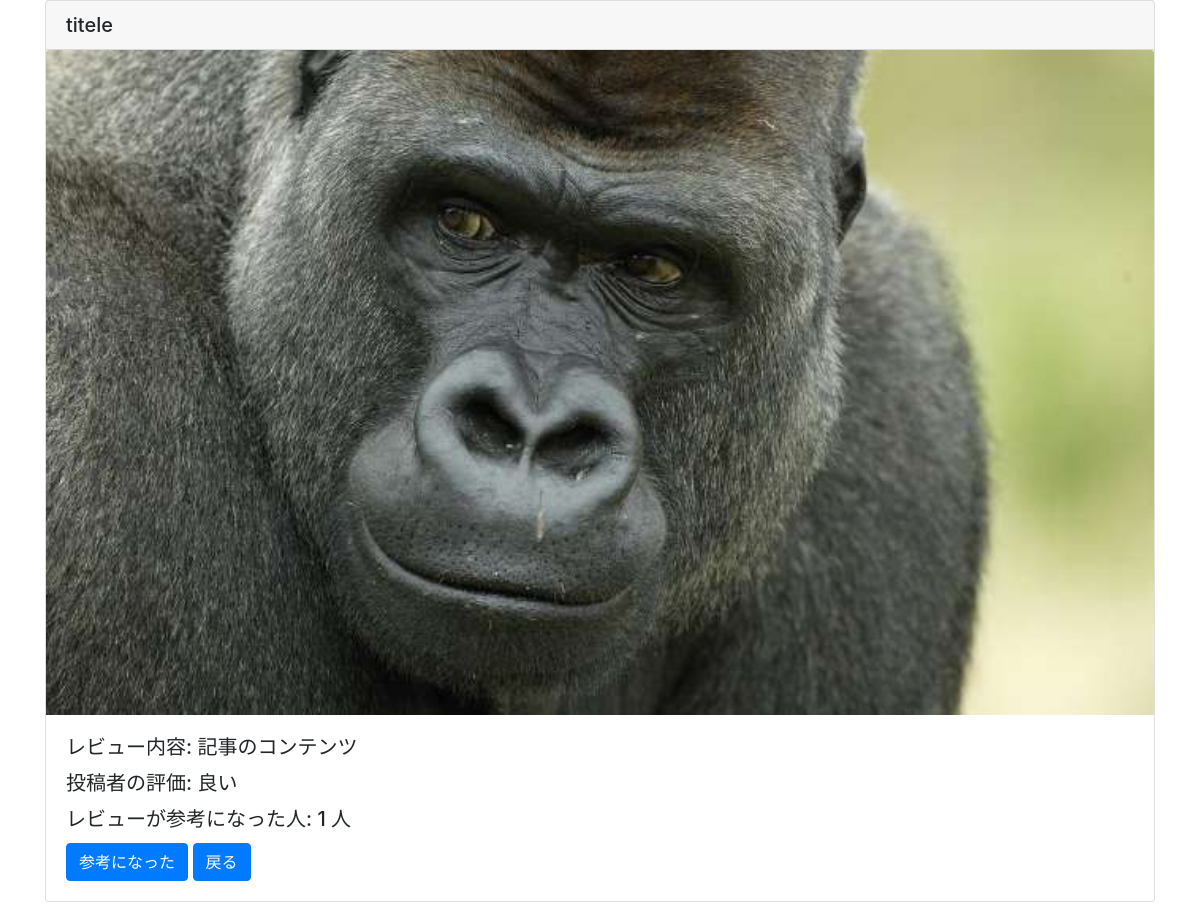
Page /detail/1/ on the earlier database version.
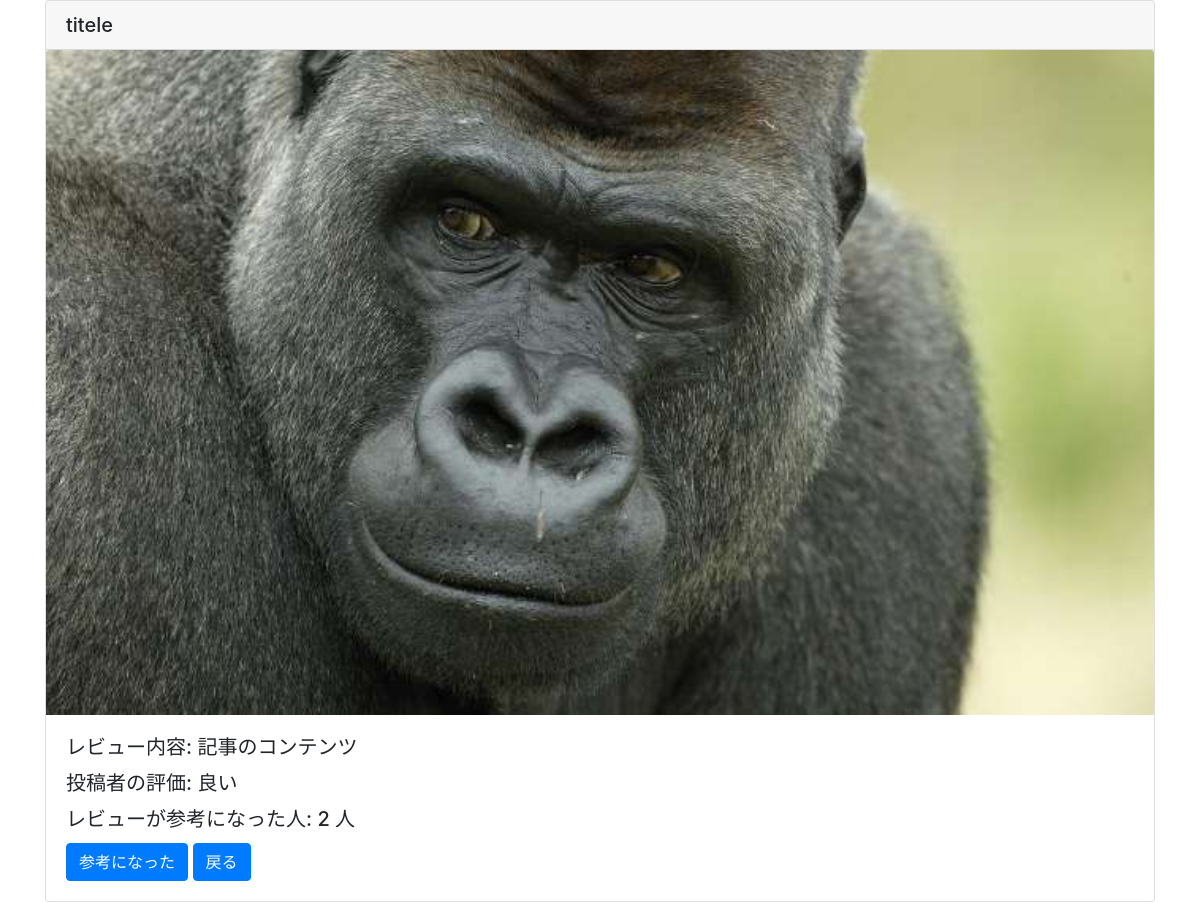
Same page on the later database version.
### reviewpost/models.py (models this page shows)
class ReviewModel(models.Model):
    title = models.CharField(max_length=100)
    content = models.TextField()
    author = models.ForeignKey(User , on_delete=models.CASCADE)
    images = models.ImageField(upload_to='')
    useful_review = models.IntegerField(null = True , blank = True , default=0)
    useful_review_record = models.TextField()
    evaluation = models.CharField(max_length=10 ,choices= EVALUATION_CHOICES)

### reviewpost/views.py (the view)
# urls.py: path('detail/<int:pk>/' , detailview , name ='detail'),
def detailview(request ,pk):
    object = ReviewModel.objects.get(pk =pk)
    return render(request, 'detail.html',{'object':object})

### templates/detail.html (shortened to what this page needs)
{%extends 'base.html'%}
{% load static %}
{% block    header%}
<link rel = 'stylesheet' type="text/css" href="{% static 'style.css' %}">
{% endblock header%}
{% block content%}
<div class="container">
    <div class="card" >
        <h5 class="card-header">{{object.title}} </h5>
        <img src= '{{object.images.url}}' class="card-img-top" width = 100>
        <div class="card-body">
          <h5 class="card-title">レビュー内容: {{object.content}}</h5>
          <h5 class="card-title">投稿者の評価: {{object.evaluation}}</h5>
          <h5 class="card-title">レビューが参考になった人: {{object.useful_review}} 人</h5>
          <a href={% url 'evaluation' object.pk %} class="btn btn-primary">参考になった</a>
          <a href={% url 'list' %} class="btn btn-primary">戻る</a>
        </div>
      </div>
</div>
{% endblock content%}

### templates/base.html (shortened to what this page needs)
<!doctype html>
<html lang="ja">
  <head>
    <link rel="stylesheet" href="https://stackpath.bootstrapcdn.com/bootstrap/4.5.2/css/bootstrap.min.css">
    {% block    header%}
    {% endblock header%}
  </head>
  <body>
    {% block    content%}
    {% endblock content%}
  </body>
</html>

### static/style.css (style rules this page uses)
.card { margin-bottom : 30px; }

Differences in the rows shown:
changed ReviewModel "titele": useful_review "1" → "2"
